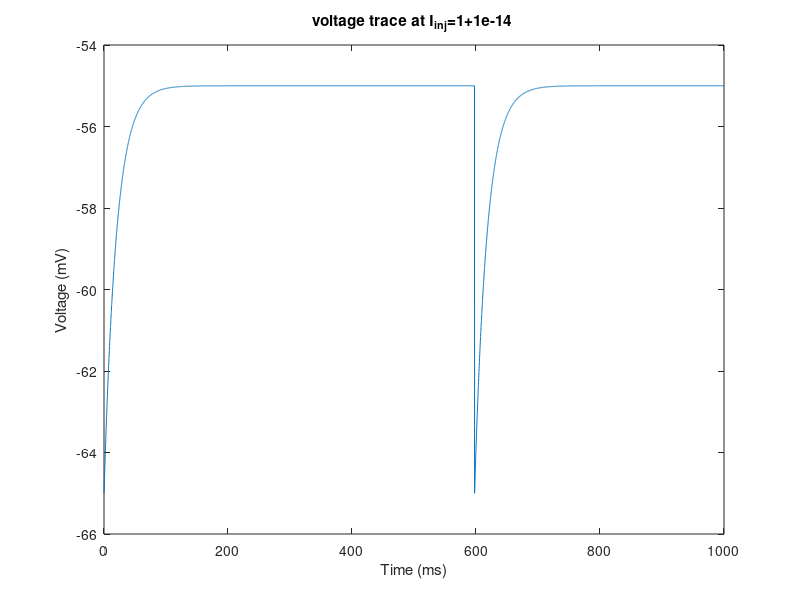
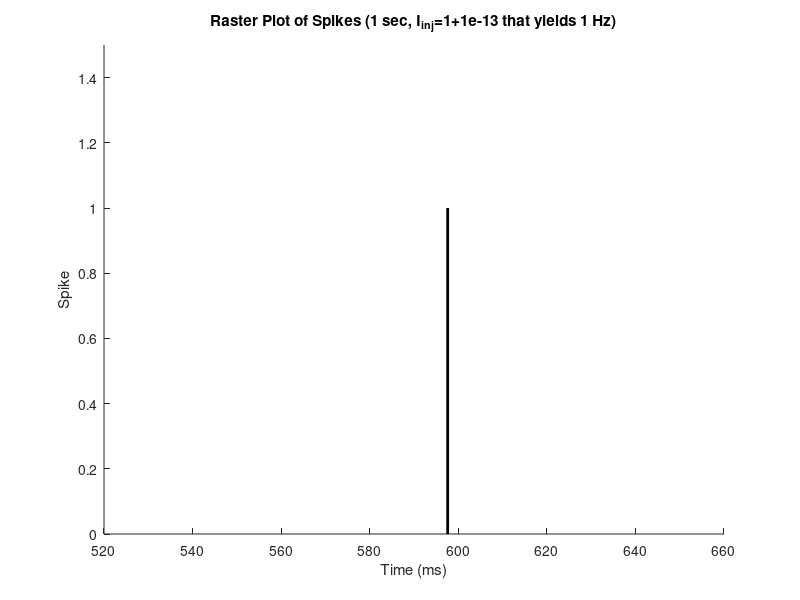

MATLAB code to generate these figures, in order:
% Define model parameters
dt=0.1;
Erest= -65;
tau=20;
R=10;
Eth=-55;
t_array=0:dt:1000;
v=zeros(size(t_array));
v(1)=Erest;
spike_times=[];
I_inj=1+1e-13;% try 1+1e-14 to see no spike
% iterate and check 
for i=1:length(t_array)-1
    % check if v(i) crosses the threshold value
    if v(i) >= Eth
        spike_times=[spike_times,t_array(i)];
        v(i+1)=Erest;
    else
        v(i+1)=v(i) + (dt/tau) * (Erest-v(i)+ R*I_inj);
    end


end

% count spikes per second
num_spikes=length(spike_times);
total_time= t_array(end)/1000; % total taken time in seconds
firing_rate=num_spikes/total_time


% % plot
plot(t_array, v);
xlabel('Time (ms)');
ylabel('Voltage (mV)');
title('voltage trace at I_{inj}=1+1e-14 ')


% Raster plot for the final value of I_inj that produced 22Hz firing rate
figure; 
hold on;
%  plot a vertical line from y=0 to y=1 to represent each spike
for j = 1:length(spike_times)
    line([spike_times(j) spike_times(j)], [0 1], 'Color', 'k', 'LineWidth', 2);
end
xlabel('Time (ms)');
ylabel('Spike');
title('Raster Plot of Spikes (1 sec, I_{inj}=1+1e-13 that yields 1 Hz)');
ylim([0 1.5]); 
hold off;
